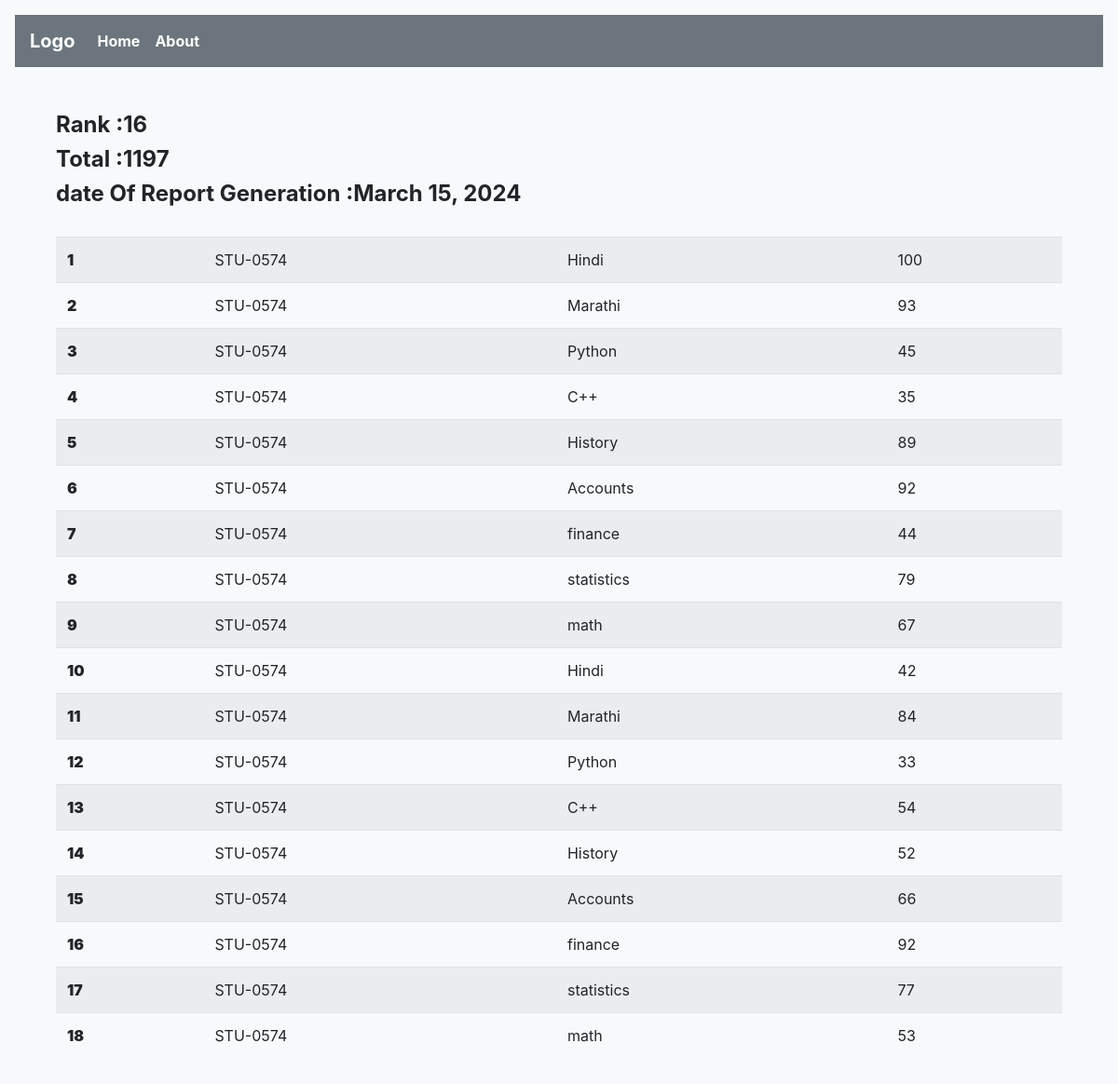
Page /studentApp/seeMarks/STU-0574 on the committed database.
### studentApp/models.py (models this page shows, shortened)
class SubjectMarks(models.Model):
    student=models.ForeignKey(Student,related_name="studentmarks",on_delete=models.CASCADE)
    subject=models.ForeignKey(Subject,related_name="subject",on_delete=models.CASCADE)
    marks = models.IntegerField()
    class Meta:
        unique_together = ['student','subject']#this is used to maintain the uniqueness where one student should not repeat same subject again

class Student(models.Model):
    department=models.ForeignKey(Department,on_delete=models.CASCADE,related_name="depart")
    student_id=models.ForeignKey(StudentId,on_delete = models.CASCADE,related_name="studentid")
    student_name= models.CharField(max_length=100)
    student_email =models.EmailField(unique=True)
    student_age = models.IntegerField(default=18)
    student_address = models.TextField()
    class Meta:
        ordering=['student_name']
        verbose_name='student'

class StudentRank(models.Model):
    student=models.ForeignKey(Student,related_name="studentrank",on_delete=models.CASCADE)
    student_rank=models.IntegerField()
    date_of_report_generation=models.DateField(auto_now_add=True)
    class Meta:
        unique_together=['student_rank','date_of_report_generation']

class StudentId(models.Model):
    student_id=models.CharField(max_length=100)
    def __str__(self) -> str:
        return self.student_id

class Subject(models.Model):
    subject_name=models.CharField(max_length=100)

### studentApp/views.py (the view)
# urls.py: path("seeMarks/<student_id>",views.seeMarks,name="seeMarks"),
def seeMarks(request,student_id):
    queryset=SubjectMarks.objects.filter(student__student_id__student_id=student_id)
    total_marks=queryset.aggregate(total_marks=Sum('marks'))
    return render(request,"studentApp/seeMarks.html",{"queryset":queryset,"total_marks":total_marks})

### templates/studentApp/seeMarks.html (shortened to what this page needs)
{% extends 'base.html' %}
{% block content %}
<div class="container mt-5">
      <h4><b>Rank  :{{queryset.first.student.studentrank.first.student_rank}}</b></h4>
      <h4><b>Total  :{{total_marks.total_marks}}</b></h4>
      <h4><b>date Of Report Generation  :{{queryset.first.student.studentrank.first.date_of_report_generation}}</b></h4>
      <br>
      <table class="table table-striped table-hover">
        <tbody>
            {% for marks in queryset %}
            <tr>
                <th scope="row"><b>{{forloop.counter}}</b></th>
                <td>{{marks.student.student_id}}</td>
                <td>{{marks.subject.subject_name}}</td>
                <td>{{marks.marks}}</td>
            </tr>
            {% endfor %}
        </tbody>
    </table>
</div>
{% endblock %}

### rows in the picture
SubjectMarks: first.student.studentrank.first.student_rank "16", first.student.studentrank.first.date_of_report_generation "March 15, 2024", student.student_id "STU-0574", subject.subject_name "Hindi", marks "100"
SubjectMarks: student.student_id "STU-0574", subject.subject_name "Marathi", marks "93"
SubjectMarks: student.student_id "STU-0574", subject.subject_name "Python", marks "45"
SubjectMarks: student.student_id "STU-0574", subject.subject_name "C++", marks "35"
SubjectMarks: student.student_id "STU-0574", subject.subject_name "History", marks "89"
SubjectMarks: student.student_id "STU-0574", subject.subject_name "Accounts", marks "92"
SubjectMarks: student.student_id "STU-0574", subject.subject_name "finance", marks "44"
SubjectMarks: student.student_id "STU-0574", subject.subject_name "statistics", marks "79"
SubjectMarks: student.student_id "STU-0574", subject.subject_name "math", marks "67"
SubjectMarks: student.student_id "STU-0574", subject.subject_name "Hindi", marks "42"
SubjectMarks: student.student_id "STU-0574", subject.subject_name "Marathi", marks "84"
SubjectMarks: student.student_id "STU-0574", subject.subject_name "Python", marks "33"
SubjectMarks: student.student_id "STU-0574", subject.subject_name "C++", marks "54"
SubjectMarks: student.student_id "STU-0574", subject.subject_name "History", marks "52"
SubjectMarks: student.student_id "STU-0574", subject.subject_name "Accounts", marks "66"
SubjectMarks: student.student_id "STU-0574", subject.subject_name "finance", marks "92"
SubjectMarks: student.student_id "STU-0574", subject.subject_name "statistics", marks "77"
SubjectMarks: student.student_id "STU-0574", subject.subject_name "math", marks "53"

### other values in the picture
{{ total_marks.total_marks }} "1197"
